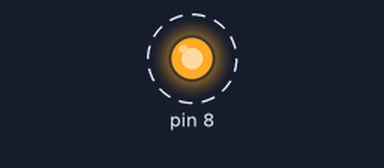
Recording of a program running on a simulated Raspberry Pi (header pin numbers). Shown: output pins drawn as LEDs (lit = HIGH). Dashed ring = blinking. What the program prints to the terminal is not drawn. At 10.0 s the program stops and its outputs stay as they are.

Above: at 0.2 s.
Timing chart, 0 to 3.0 s (numbered marks = the images above):
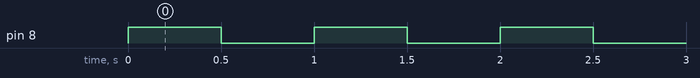

The program:

LEDBlink.py
```python
import RPi.GPIO as GPIO
import time

GPIO.setmode(GPIO.BOARD)
GPIO.setup(8,GPIO.OUT)
GPIO.output(8,GPIO.LOW)

print "HelloWorld"

for x in xrange (0,10):
	print x
	GPIO.output(8,GPIO.HIGH)
	time.sleep(0.5)
	GPIO.output(8,GPIO.LOW)
	time.sleep(0.5)

# rpi GPIO.setmode(GPIO.BOARD)
# GPIO.output(8, GPIO.HIGH)
```

Measured:
- by itself, pin 8: alternates HIGH for 0.50 s and LOW for 0.50 s, 20 changes in all, then stays LOW
